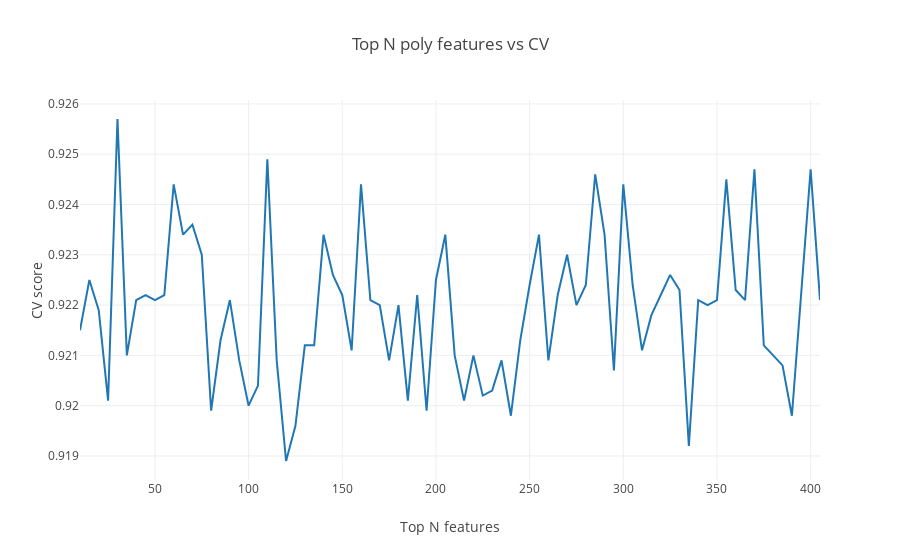

This figure's notebook cell:
### Code cell
import plotly.graph_objs as go
import plotly.tools as tls
import plotly.offline as py
py.init_notebook_mode(connected=True)

data = [go.Scatter(
        x = list(range(10, 410, 5)),
        y = [np.round(np.mean(i), 4) for i in sc],
        name = 'CV scores'
    )]
layout = go.Layout(dict(title = "Top N poly features vs CV",
                  xaxis = dict(title = 'Top N features'),
                  yaxis = dict(title = 'CV score'),
                  ))
py.iplot(dict(data=data, layout=layout), filename='basic-line')

### Figure 1 — Plotly figure (JSON) as saved in the notebook; plotly's stock layout.template omitted (floating-point values rounded to 4 significant figures)
{"data": [{"name": "CV scores", "type": "scatter", "uid": "9c46cc18-24df-435d-a279-5548f7447054", "x": [10, 15, 20, 25, 30, 35, 40, 45, 50, 55, 60, 65, 70, 75, 80, 85, 90, 95, 100, 105, 110, 115, 120, 125, 130, 135, 140, 145, 150, 155, 160, 165, 170, 175, 180, 185, 190, 195, 200, 205, 210, 215, 220, 225, 230, 235, 240, 245, 250, 255, 260, 265, 270, 275, 280, 285, 290, 295, 300, 305, 310, 315, 320, 325, 330, 335, 340, 345, 350, 355, 360, 365, 370, 375, 380, 385, 390, 395, 400, 405], "y": [0.9215, 0.9225, 0.9219, 0.9201, 0.9257, 0.921, 0.9221, 0.9222, 0.9221, 0.9222, 0.9244, 0.9234, 0.9236, 0.923, 0.9199, 0.9213, 0.9221, 0.9209, 0.92, 0.9204, 0.9249, 0.9209, 0.9189, 0.9196, 0.9212, 0.9212, 0.9234, 0.9226, 0.9222, 0.9211, 0.9244, 0.9221, 0.922, 0.9209, 0.922, 0.9201, 0.9222, 0.9199, 0.9225, 0.9234, 0.921, 0.9201, 0.921, 0.9202, 0.9203, 0.9209, 0.9198, 0.9213, 0.9224, 0.9234, 0.9209, 0.9222, 0.923, 0.922, 0.9224, 0.9246, 0.9234, 0.9207, 0.9244, 0.9224, 0.9211, 0.9218, 0.9222, 0.9226, 0.9223, 0.9192, 0.9221, 0.922, 0.9221, 0.9245, 0.9223, 0.9221, 0.9247, 0.9212, 0.921, 0.9208, 0.9198, 0.9222, 0.9247, 0.9221]}], "layout": {"title": {"text": "Top N poly features vs CV"}, "xaxis": {"title": {"text": "Top N features"}}, "yaxis": {"title": {"text": "CV score"}}}}
